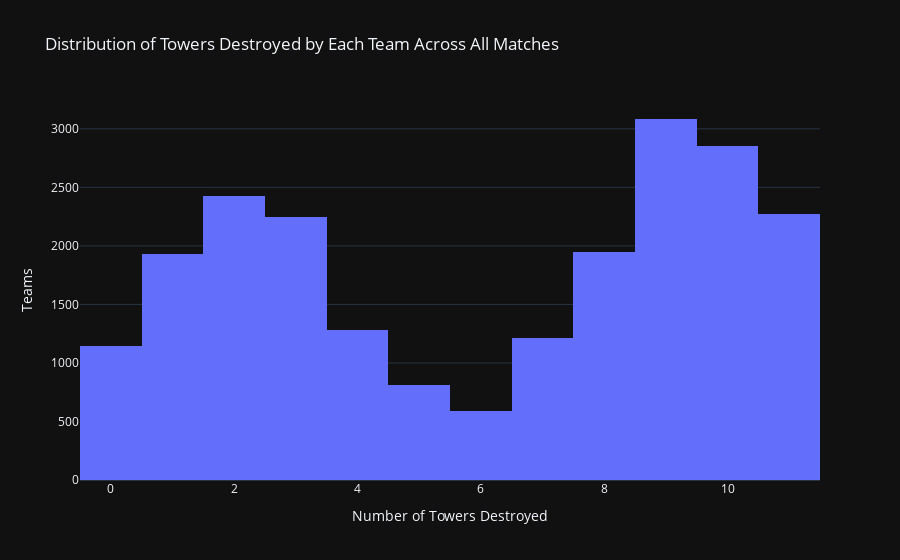

Notebook code for this chart:
### Code cell
fig = px.histogram(filtered_df, x='towers', nbins=20, title='Distribution of Towers Destroyed by Each Team Across All Matches',
                   labels={'towers': 'Number of Towers Destroyed'})

# Layout made for dark mode
fig.update_layout(
    xaxis_title='Number of Towers Destroyed',
    yaxis_title='Teams',
    template='plotly_dark'
)
fig.write_html('assets/dist_towers.html', include_plotlyjs='cdn')
fig

### Figure 1 — Plotly figure (JSON) as saved in the notebook; plotly's stock layout.template omitted (floating-point values rounded to 4 significant figures; data arrays with more than 128 entries replaced by an {"elided": "..."} marker saying what was removed)
{"data": [{"alignmentgroup": "True", "bingroup": "x", "hovertemplate": "Number of Towers Destroyed=%{x}<br>count=%{y}<extra></extra>", "legendgroup": "", "marker": {"color": "#636efa", "pattern": {"shape": ""}}, "name": "", "nbinsx": 20, "offsetgroup": "", "orientation": "v", "showlegend": false, "type": "histogram", "x": {"elided": "21794 int values"}, "xaxis": "x", "yaxis": "y"}], "layout": {"barmode": "relative", "legend": {"tracegroupgap": 0}, "title": {"text": "Distribution of Towers Destroyed by Each Team Across All Matches"}, "xaxis": {"anchor": "y", "domain": [0, 1], "title": {"text": "Number of Towers Destroyed"}}, "yaxis": {"anchor": "x", "domain": [0, 1], "title": {"text": "Teams"}}}}
